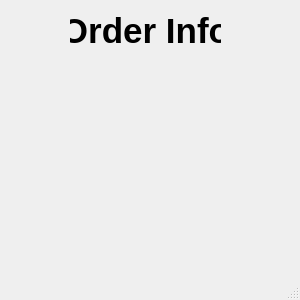
<?xml version="1.0" encoding="UTF-8"?>
<ui version="4.0">
 <class>OrderInfoWindow</class>
 <widget class="QMainWindow" name="OrderInfoWindow">
  <property name="geometry">
   <rect>
    <x>0</x>
    <y>0</y>
    <width>300</width>
    <height>300</height>
   </rect>
  </property>
  <property name="windowTitle">
   <string>MainWindow</string>
  </property>
  <widget class="QWidget" name="centralwidget">
   <widget class="QLabel" name="orderinfo">
    <property name="geometry">
     <rect>
      <x>70</x>
      <y>10</y>
      <width>151</width>
      <height>41</height>
     </rect>
    </property>
    <property name="font">
     <font>
      <pointsize>26</pointsize>
      <weight>75</weight>
      <bold>true</bold>
     </font>
    </property>
    <property name="text">
     <string>Order Info</string>
    </property>
    <property name="alignment">
     <set>Qt::AlignCenter</set>
    </property>
   </widget>
   <widget class="QLabel" name="data">
    <property name="geometry">
     <rect>
      <x>10</x>
      <y>60</y>
      <width>281</width>
      <height>191</height>
     </rect>
    </property>
    <property name="text">
     <string/>
    </property>
    <property name="alignment">
     <set>Qt::AlignCenter</set>
    </property>
   </widget>
  </widget>
  <widget class="QMenuBar" name="menubar">
   <property name="geometry">
    <rect>
     <x>0</x>
     <y>0</y>
     <width>300</width>
     <height>24</height>
    </rect>
   </property>
  </widget>
  <widget class="QStatusBar" name="statusbar"/>
 </widget>
 <resources/>
 <connections/>
</ui>
